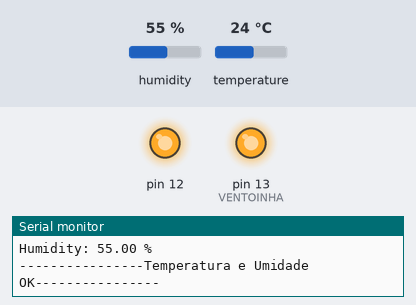
Bench run of a sketch on a simulated Arduino Uno, built with avr-gcc and run on an emulated ATmega328P. Shown: output pins drawn as LEDs (lit = HIGH), the last lines printed to the serial monitor. The test bench sets the inputs (shaded band); at power-on: temperature 24 °C, humidity 55 %.

Above: at 1.3 s.
1.4 s: temperature set to 27 °C
At 5.3 s:
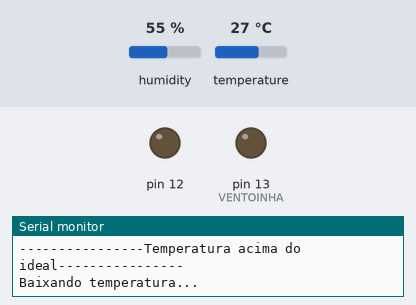
5.7 s: humidity set to 52 %
8.4 s: humidity set to 49 %
At 10.6 s:
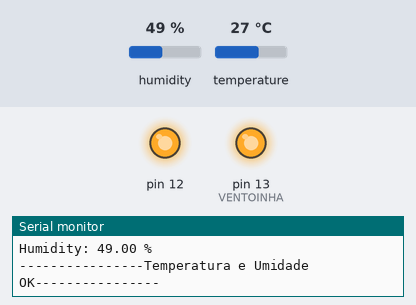
11.8 s: humidity set to 68 %
At 14.7 s:
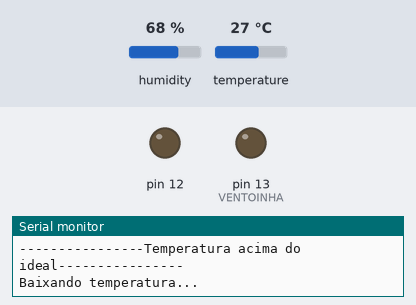
Timing chart, 0 to 15.9 s (numbered marks = the images above; inputs shaded):
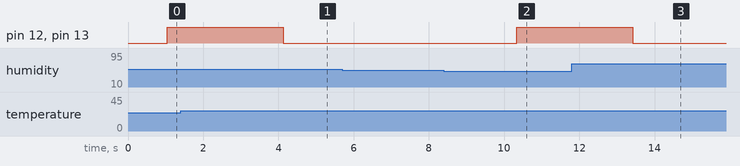

The sketch:

sketch_aug11a.ino
```cpp
#include <DHT11.h>
#include <SoftwareSerial.h>

#define VENTOINHA 13
float maxTemp = 25.5, minTemp=24.5;
float maxHumid = 50, minHumid = 40;

// Create an instance of the DHT11 class and set the digital I/O pin.
DHT11 dht11(2);

void setup()
{
    // Initialize serial communication at 115200 baud.
    Serial.begin(9600);
    pinMode(VENTOINHA, OUTPUT);
    pinMode(12, OUTPUT);
}

void loop()
{
    // Read the humidity from the sensor.
    float humidity = dht11.readHumidity();

    // Read the temperature from the sensor.
    float temperature = dht11.readTemperature();

    // If the temperature and humidity readings were successful, print them to the serial monitor.
    if (temperature != -1 && humidity != -1)
    {
        Serial.print("Temperature: ");
        Serial.print(temperature);
        Serial.println(" C");

        Serial.print("Humidity: ");
        Serial.print(humidity);
        Serial.println(" %");
    }
    else
    {
        // If the temperature or humidity reading failed, print an error message.
        Serial.println("Error reading data");
    }

    if(temperature > maxTemp && humidity > maxHumid){
      digitalWrite(VENTOINHA, LOW);
      digitalWrite(12, LOW);
      Serial.print("----------------Temperatura acima do ideal----------------\n");
      Serial.print("Baixando temperatura...");
    } else {
      digitalWrite(12, HIGH);
      digitalWrite(VENTOINHA, HIGH);
      Serial.print("----------------Temperatura e Umidade OK----------------\n");
    }

    // Wait for 2 seconds before the next reading.
    delay(2000);
}
```

Measured:
- the behaviour switches between 25 and 26 °C on temperature (found by bisection; images 0 and 1)
- the behaviour switches between 51 and 50 % on humidity (found by bisection; images 1 and 2)
- after the input at 1.4 s, pin 12, pin 13 (VENTOINHA): HIGH → LOW after 2.7 s
- after the input at 8.4 s, pin 12, pin 13 (VENTOINHA): LOW → HIGH after 1.9 s
- after the input at 11.8 s, pin 12, pin 13 (VENTOINHA): HIGH → LOW after 1.6 s
